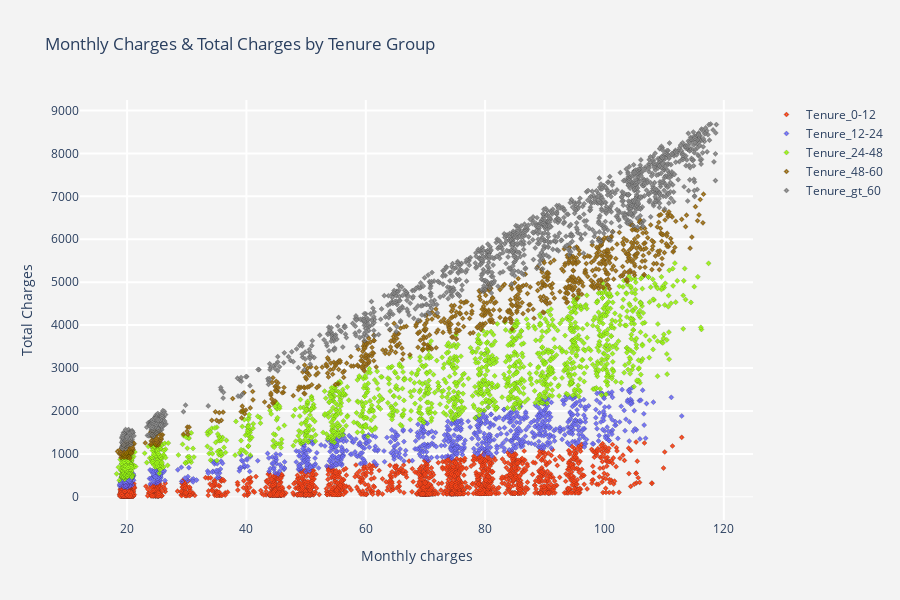
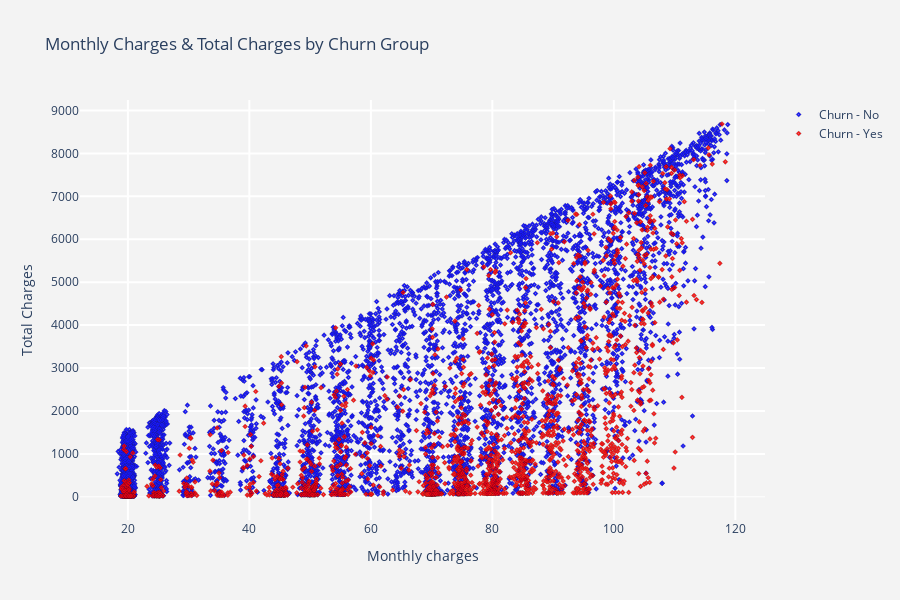

These figures' notebook cell, in order:
### Code cell
def plot_tenure_scatter(tenure_group,color) :
    tracer = go.Scatter(x = df[df["tenure_group"] == tenure_group]["Monthly Charges"],
                        y = df[df["tenure_group"] == tenure_group]["Total Charges"],
                        mode = "markers",marker = dict(line = dict(color = "black",
                                                                   width = .2),
                                                       size = 4 , color = color,
                                                       symbol = "diamond-dot",
                                                      ),
                        name = tenure_group,
                        opacity = .9
                       )
    return tracer

# Scatter plot monthly charges & total charges by churn group

def plot_churncharges_scatter(churn,color) :
    tracer = go.Scatter(x = df[df["Churn"] == churn]["Monthly Charges"],
                        y = df[df["Churn"] == churn]["Total Charges"],
                        mode = "markers",marker = dict(line = dict(color = "black",
                                                                   width = .2),
                                                       size = 4 , color = color,
                                                       symbol = "diamond-dot",
                                                      ),
                        name = "Churn - " + churn,
                        opacity = .9
                       )
    return tracer

trace1 = plot_tenure_scatter("Tenure_0-12","#FF3300")
trace2 = plot_tenure_scatter("Tenure_12-24","#6666FF")
trace3 = plot_tenure_scatter("Tenure_24-48","#99FF00")
trace4 = plot_tenure_scatter("Tenure_48-60","#996600")
trace5 = plot_tenure_scatter("Tenure_gt_60","grey")
trace6 = plot_churncharges_scatter("Yes","red")
trace7 = plot_churncharges_scatter("No","blue")

data1   = [trace1,trace2,trace3,trace4,trace5] 
data2   = [trace7,trace6]

# Layout
def layout_title(title) :
    layout = go.Layout(dict(title = title,
                            plot_bgcolor  = "rgb(243,243,243)",
                            paper_bgcolor = "rgb(243,243,243)",
                            xaxis = dict(gridcolor = 'rgb(255, 255, 255)',
                                         title = "Monthly charges",
                                         zerolinewidth=1,ticklen=5,gridwidth=2),
                            yaxis = dict(gridcolor = 'rgb(255, 255, 255)',
                                         title = "Total Charges",
                                         zerolinewidth=1,ticklen=5,gridwidth=2),
                            height = 600
                           )
                      )
    return layout

layout1  = layout_title("Monthly Charges & Total Charges by Tenure Group")
layout2  = layout_title("Monthly Charges & Total Charges by Churn Group")
fig1 = go.Figure(data = data1,layout = layout1)
fig2 = go.Figure(data = data2,layout = layout2)

image_path = "outputs/scatter_plot_tenure_group.png"
fig1.write_image(image_path)

# Upload the file explicitly into artifacts 
run.upload_file(name = image_path, path_or_stream = image_path)

py.iplot(fig1)

image_path = "outputs/scatter_plot_churn_group.png"
fig2.write_image(image_path)

# Upload the file explicitly into artifacts 
run.upload_file(name = image_path, path_or_stream = image_path)

py.iplot(fig2)

### Figure 1 — Plotly figure (JSON) as saved in the notebook; plotly's stock layout.template omitted (floating-point values rounded to 4 significant figures; data arrays with more than 128 entries replaced by an {"elided": "..."} marker saying what was removed)
{"data": [{"marker": {"color": "#FF3300", "line": {"color": "black", "width": 0.2}, "size": 4, "symbol": "diamond-dot"}, "mode": "markers", "name": "Tenure_0-12", "opacity": 0.9, "type": "scatter", "x": {"elided": "2175 float values"}, "y": {"elided": "2175 float values"}}, {"marker": {"color": "#6666FF", "line": {"color": "black", "width": 0.2}, "size": 4, "symbol": "diamond-dot"}, "mode": "markers", "name": "Tenure_12-24", "opacity": 0.9, "type": "scatter", "x": {"elided": "1024 float values"}, "y": {"elided": "1024 float values"}}, {"marker": {"color": "#99FF00", "line": {"color": "black", "width": 0.2}, "size": 4, "symbol": "diamond-dot"}, "mode": "markers", "name": "Tenure_24-48", "opacity": 0.9, "type": "scatter", "x": {"elided": "1594 float values"}, "y": {"elided": "1594 float values"}}, {"marker": {"color": "#996600", "line": {"color": "black", "width": 0.2}, "size": 4, "symbol": "diamond-dot"}, "mode": "markers", "name": "Tenure_48-60", "opacity": 0.9, "type": "scatter", "x": {"elided": "832 float values"}, "y": {"elided": "832 float values"}}, {"marker": {"color": "grey", "line": {"color": "black", "width": 0.2}, "size": 4, "symbol": "diamond-dot"}, "mode": "markers", "name": "Tenure_gt_60", "opacity": 0.9, "type": "scatter", "x": {"elided": "1407 float values"}, "y": {"elided": "1407 float values"}}], "layout": {"height": 600, "paper_bgcolor": "rgb(243,243,243)", "plot_bgcolor": "rgb(243,243,243)", "title": {"text": "Monthly Charges & Total Charges by Tenure Group"}, "xaxis": {"gridcolor": "rgb(255, 255, 255)", "gridwidth": 2, "ticklen": 5, "title": {"text": "Monthly charges"}, "zerolinewidth": 1}, "yaxis": {"gridcolor": "rgb(255, 255, 255)", "gridwidth": 2, "ticklen": 5, "title": {"text": "Total Charges"}, "zerolinewidth": 1}}}

### Figure 2 — Plotly figure (JSON) as saved in the notebook; plotly's stock layout.template omitted (floating-point values rounded to 4 significant figures; data arrays with more than 128 entries replaced by an {"elided": "..."} marker saying what was removed)
{"data": [{"marker": {"color": "blue", "line": {"color": "black", "width": 0.2}, "size": 4, "symbol": "diamond-dot"}, "mode": "markers", "name": "Churn - No", "opacity": 0.9, "type": "scatter", "x": {"elided": "5163 float values"}, "y": {"elided": "5163 float values"}}, {"marker": {"color": "red", "line": {"color": "black", "width": 0.2}, "size": 4, "symbol": "diamond-dot"}, "mode": "markers", "name": "Churn - Yes", "opacity": 0.9, "type": "scatter", "x": {"elided": "1869 float values"}, "y": {"elided": "1869 float values"}}], "layout": {"height": 600, "paper_bgcolor": "rgb(243,243,243)", "plot_bgcolor": "rgb(243,243,243)", "title": {"text": "Monthly Charges & Total Charges by Churn Group"}, "xaxis": {"gridcolor": "rgb(255, 255, 255)", "gridwidth": 2, "ticklen": 5, "title": {"text": "Monthly charges"}, "zerolinewidth": 1}, "yaxis": {"gridcolor": "rgb(255, 255, 255)", "gridwidth": 2, "ticklen": 5, "title": {"text": "Total Charges"}, "zerolinewidth": 1}}}
